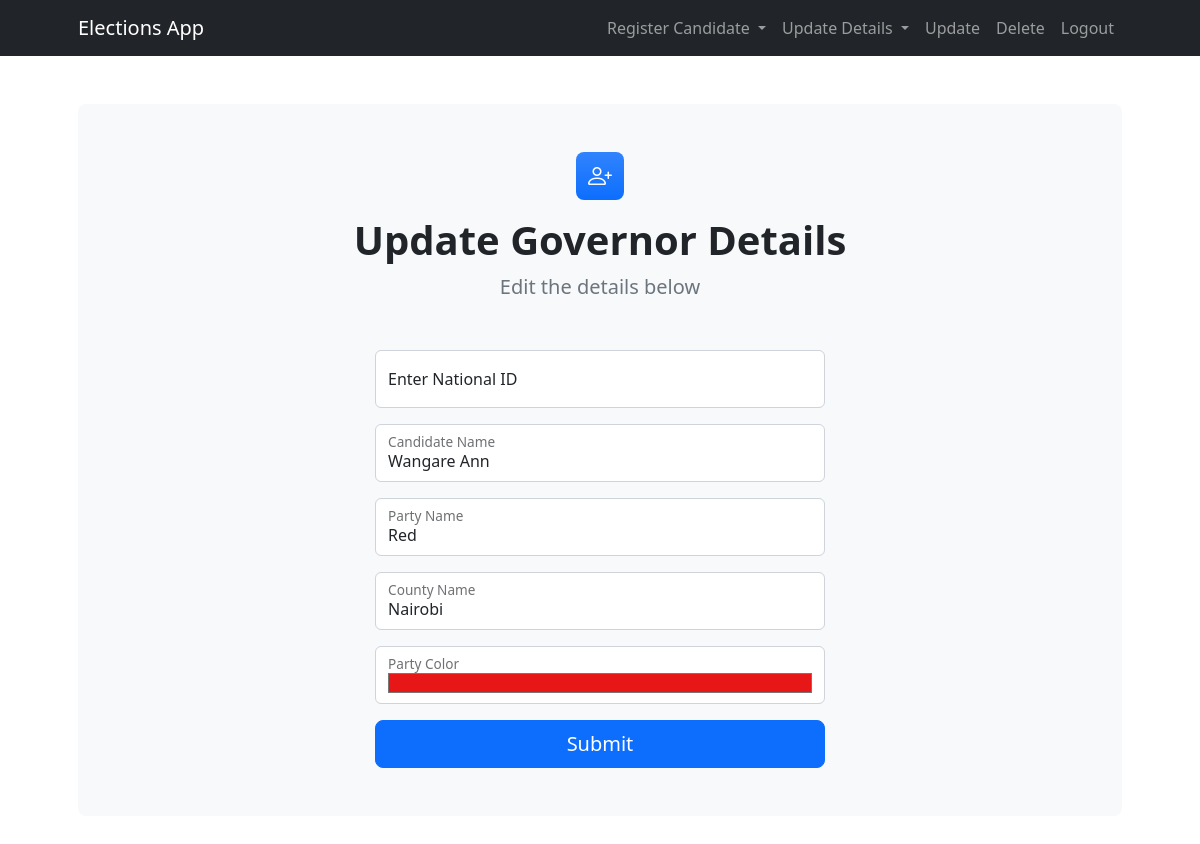
Page /admin/update/governor/34293581 on the committed database.
### app/models.py (models this page shows)
class Governor(db.Model):
    id = db.Column(db.Integer, primary_key=True)
    national_id = db.Column(db.String(20), unique=True, nullable=False)
    name = db.Column(db.String(100), nullable=False)
    party_name = db.Column(db.String(100), nullable=False)
    county = db.Column(db.String(50), nullable=False)
    party_color = Column(String(20), nullable=False)

### app/routes.py (the view, shortened to what this page needs)
@app.route('/admin/update/governor/<national_id>', methods=['GET', 'POST'])
def update_governor(national_id):
    governor = Governor.query.filter_by(national_id=national_id).first()
    success_message = None  # Initialize success message flag
    return render_template('update_governor.html', governor=governor, success_message=success_message)

### app/templates/update_governor.html (shortened to what this page needs)
<!DOCTYPE html>
<html lang="en">
<head>
    <link href="https://cdn.jsdelivr.net/npm/bootstrap@5.2.3/dist/css/bootstrap.min.css" rel="stylesheet">
    <link href="https://cdn.jsdelivr.net/npm/bootstrap-icons@1.5.0/font/bootstrap-icons.css" rel="stylesheet">
    <link href="{{ url_for('static', filename='css/styles.css') }}" rel="stylesheet" />
</head>
<body class="d-flex flex-column h-100">
    <main class="flex-shrink-0">
        <nav class="navbar navbar-expand-lg navbar-dark bg-dark">
            <div class="container px-5">
                <a class="navbar-brand" href="/admin/dashboard">Elections App</a>
                <div class="collapse navbar-collapse" id="navbarSupportedContent">
                    <ul class="navbar-nav ms-auto mb-2 mb-lg-0">
                        <li class="nav-item dropdown">
                            <a class="nav-link dropdown-toggle" href="#" id="navbarDropdown" role="button" data-bs-toggle="dropdown" aria-expanded="false">
                                Register Candidate
                            </a>
                        </li>
                        <li class="nav-item dropdown">
                            <a class="nav-link dropdown-toggle" href="#" id="navbarDropdown" role="button" data-bs-toggle="dropdown" aria-expanded="false">
                                Update Details
                            </a>
                        </li>
                        <li class="nav-item"><a class="nav-link" href="/admin/update">Update</a></li>
                        <li class="nav-item"><a class="nav-link" href="/admin/delete">Delete</a></li>
                        <li class="nav-item"><a class="nav-link" href="/admin/logout">Logout</a></li>
                    </ul>
                </div>
            </div>
        </nav>
        <section class="py-5">
            <div class="container px-5">
                <div class="bg-light rounded-3 py-5 px-4 px-md-5 mb-5">
                    <div class="text-center mb-5">
                        <div class="feature bg-primary bg-gradient text-white rounded-3 mb-3"><i class="bi bi-person-plus"></i></div>
                        <h1 class="fw-bolder">Update Governor Details</h1>
                        <p class="lead fw-normal text-muted mb-0">Edit the details below</p>
                    </div>
                    <div class="row gx-5 justify-content-center">
                        <div class="col-lg-8 col-xl-6">
                            <form action="" method="POST">
                                <div class="form-floating mb-3">
                                    <input class="form-control" id="national_id_input" type="text" placeholder="Enter national ID number..." onkeypress="checkEnter(event)">
                                    <label for="national_id_input">Enter National ID</label>
                                </div>
                                <div class="form-floating mb-3">
                                    <input class="form-control" id="name" name="name" type="text" value="{{ governor.name }}" placeholder="Enter candidate's name...">
                                    <label for="name">Candidate Name</label>
                                </div>
                                <div class="form-floating mb-3">
                                    <input class="form-control" id="party_name" name="party_name" type="text" value="{{ governor.party_name }}" placeholder="Enter party name...">
                                    <label for="party_name">Party Name</label>
                                </div>
                                <div class="form-floating mb-3">
                                    <input class="form-control" id="county_name" name="county_name" type="text" value="{{ governor.county }}" placeholder="Enter county name...">
                                    <label for="county_name">County Name</label>
                                </div>
                                <div class="form-floating mb-3">
                                    <input class="form-control" id="party_color" name="party_color" type="color" value="{{ governor.party_color }}" required>
                                    <label for="party_color">Party Color</label>
                                </div>
                                <div class="d-grid"><button class="btn btn-primary btn-lg" type="submit">Submit</button></div>
                            </form>
                        </div>
                    </div>
                </div>
            </div>
        </section>
    </main>
</body>
</html>

### rows in the picture
Governor: name "Wangare Ann", party_name "Red", county_name "Nairobi", party_color "#e81717"
